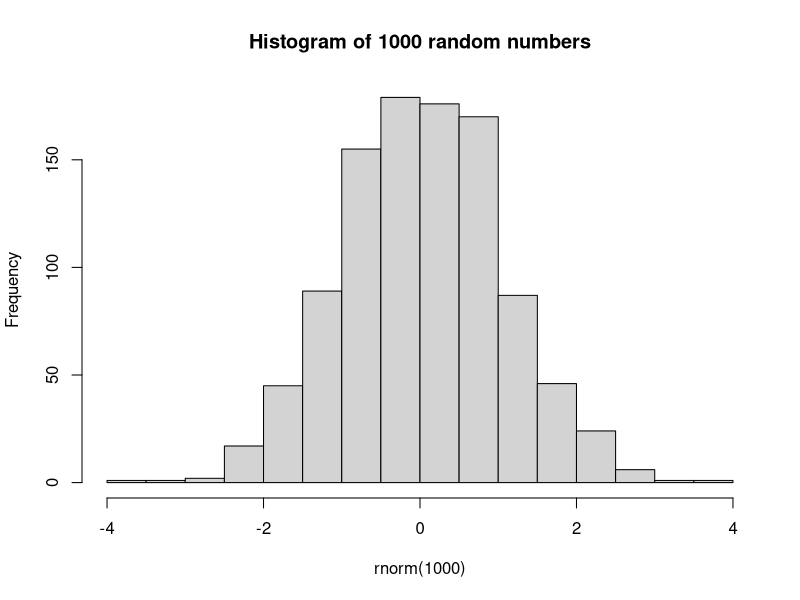

Reproduce this figure in R.
## ---- chunk 1
setwd("/Users/testuser/Documents/bookdown/Introduction-to-R-for-Biologists/")
## ---- chunk 2
hist(rnorm(1000), main = "Histogram of 1000 random numbers")
